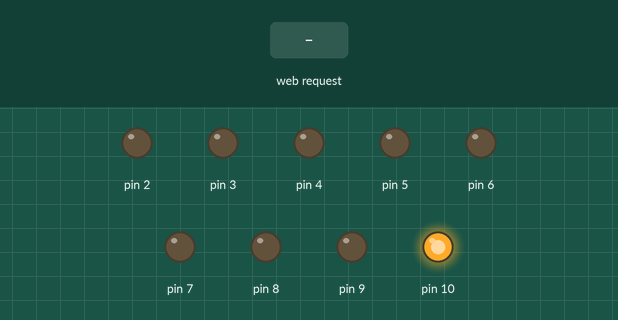
Simulated run of this sketch. Board: Arduino Uno, built with avr-gcc and run on an emulated ATmega328P. On the bench: output pins drawn as LEDs (lit = HIGH). Inputs (shaded band) come from the test bench. WiFi joins after 1.5 s; servers stay silent unless stated; storage starts empty.

Above: at 1.2 s.
1.3 s: HTTP request GET /led.htm?ID=2 received
At 2.2 s:
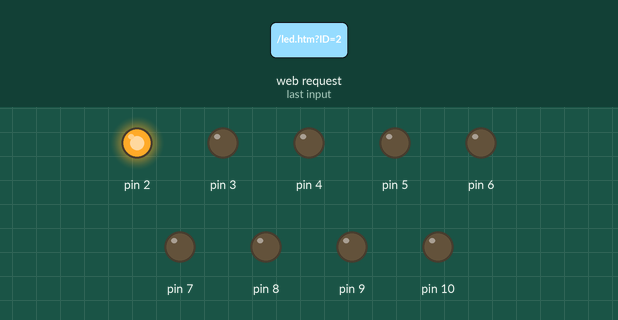
2.8 s: HTTP request GET /led.htm?ID=3 received
At 3.4 s:
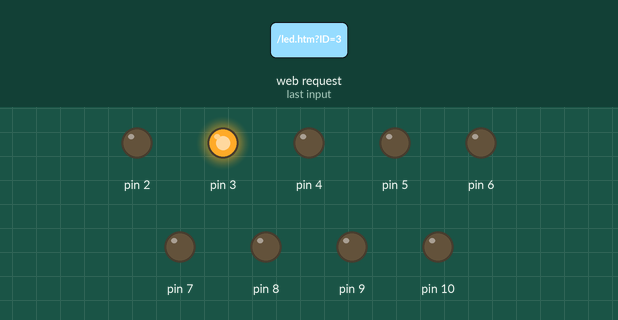
4.3 s: HTTP request GET /led.htm?ID=5 received
At 5.5 s:
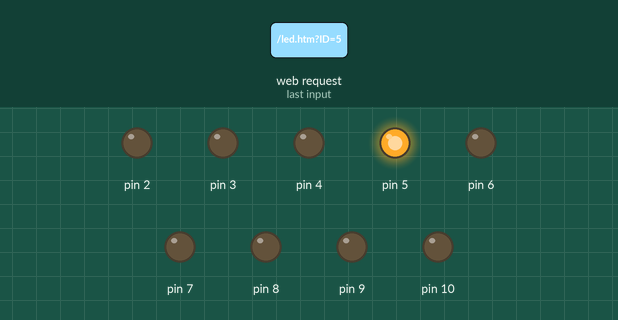
5.8 s: HTTP request GET /led.htm?ID=6 received
At 6.8 s:
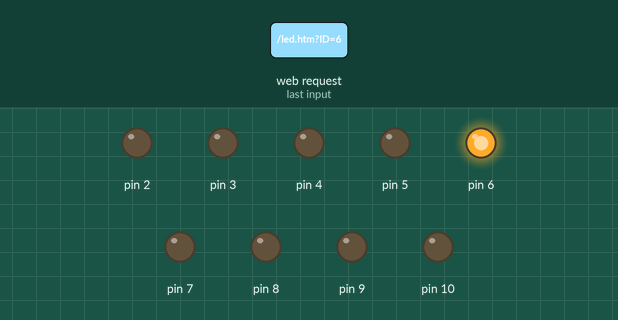
7.3 s: HTTP request GET /led.htm?ID=7 received
At 8.0 s:
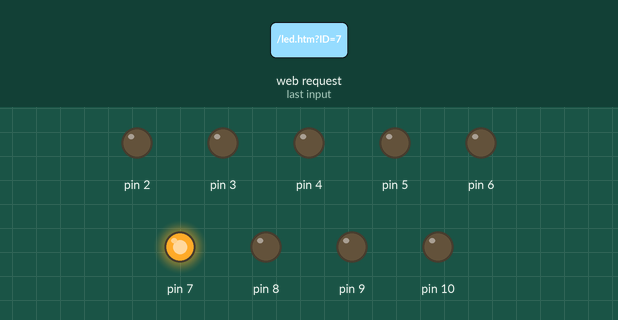
8.8 s: HTTP request GET /led.htm?ID=8 received
At 9.1 s:
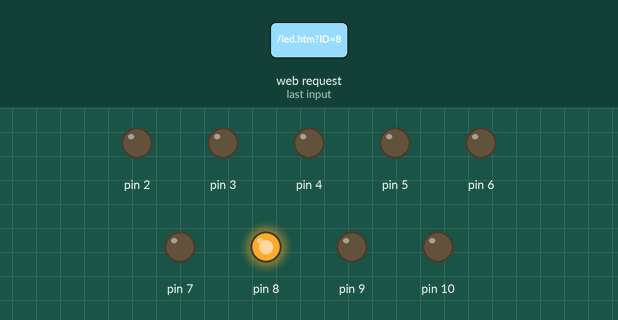
Timing chart, 0 to 11.3 s (numbered marks = the images above; inputs shaded):
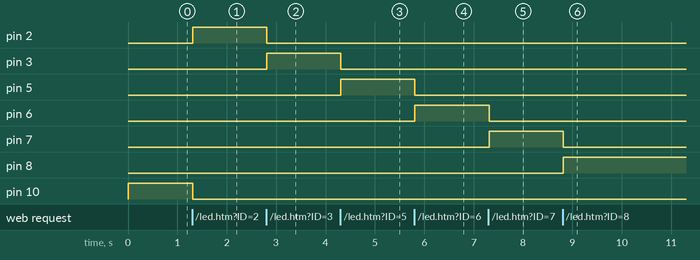

Measured:
- after the input at 1.3 s, pin 2: LOW → HIGH at once; pin 10: HIGH → LOW at once
- after the input at 2.8 s, pin 2: HIGH → LOW at once; pin 3: LOW → HIGH at once
- after the input at 4.3 s, pin 3: HIGH → LOW at once; pin 5: LOW → HIGH at once
- after the input at 5.8 s, pin 5: HIGH → LOW at once; pin 6: LOW → HIGH at once
- after the input at 7.3 s, pin 6: HIGH → LOW at once; pin 7: LOW → HIGH at once
- after the input at 8.8 s, pin 7: HIGH → LOW at once; pin 8: LOW → HIGH at once

The sketch:

Mini_sito_Web.ino
```cpp
/*
Sketch di un mini sito di due pagine HTML per la visualizzazione dei dati
di un sensore di temperatura e del controllo di 7 LED.
Le pagine web HTML e i file delle immagini PNG
devono essere salvati nella card SD dello shield Ethernet.
Pier Calderan - Luglio 2013
*/

#include <SPI.h>
#include <Ethernet.h>
#include <SD.h>
#define BUFFER_SIZE   20

byte mac[] = { 0xFF, 0xFF, 0xFF, 0xFF, 0xFF, 0xFF };
//byte mac[] = {  0xDE, 0xAD, 0xBE, 0xEF, 0xFE, 0xED }; //indirizzo MAC alternativo
IPAddress ip(192, 168, 1, 20);
EthernetServer server(80);
File HTML_File;
char DATA_READ[BUFFER_SIZE] = {0};
char BUFFER_INDEX = 0;

int Flag_pin[10];
boolean Open_Home = false;
int pin_reset = 0;

void setup()
{
  for (int i=2;i<11;i++)
  {  pinMode(i, OUTPUT); } // pin digitali di uscita
    digitalWrite(10, HIGH);
    if (!SD.begin(4)) {return;}
    Ethernet.begin(mac, ip);
    server.begin();
}

void loop()
{

    EthernetClient client = server.available();
      if (client) {
        boolean currentLineIsBlank = true;
        while (client.connected()) {
            if (client.available()) {
                char c = client.read();

                if (BUFFER_INDEX < (BUFFER_SIZE - 1))
                {
                    DATA_READ[BUFFER_INDEX] = c;
                    BUFFER_INDEX++;
                }
                if (c == '\n' && currentLineIsBlank) {
if (Parse_String(DATA_READ, "GET / ") || Parse_String(DATA_READ, "GET /index.htm"))
{
WriteData();
delay(25);
Open_Home = true;
                        client.println("HTTP/1.1 200 OK");
                        client.println("Content-Type: text/html");
                        client.println("Connnection: close");
                                                client.println();
                        HTML_File = SD.open("index.htm", FILE_READ);
                    }
                    else if (Parse_String(DATA_READ, "GET /termo.png")) {
                        HTML_File = SD.open("termo.png");
                        if (HTML_File) {
                            client.println("HTTP/1.1 200 OK");
                            client.println();
                        }
                    }

                    else if (Parse_String(DATA_READ, "GET /led.htm")) {
                        Open_Home = false;
                        client.println("HTTP/1.1 200 OK");
                        client.println("Content-Type: text/html");
                        client.println("Connnection: close");
                        client.println();
                        HTML_File = SD.open("led.htm", FILE_READ);
                    }


                    if (HTML_File)
                    {
                        while(HTML_File.available()) {
                            client.write(HTML_File.read());
                        }
                        HTML_File.close();
                    }

                        client.println();

if (Open_Home == true) {

                        HTML_File = SD.open("SENSOR.HTM", FILE_READ);
                        while(HTML_File.available())
                        {
                            client.write(HTML_File.read());
                        }
                        HTML_File.close();
                        }
int pinx = 0;
                    if (Parse_String(DATA_READ, "GET /led.htm?ID=2")) pinx = 2;
                    if (Parse_String(DATA_READ, "GET /led.htm?ID=3")) pinx = 3;
                    if (Parse_String(DATA_READ, "GET /led.htm?ID=5")) pinx = 5;
                    if (Parse_String(DATA_READ, "GET /led.htm?ID=6")) pinx = 6;
                    if (Parse_String(DATA_READ, "GET /led.htm?ID=7")) pinx = 7;
                    if (Parse_String(DATA_READ, "GET /led.htm?ID=8")) pinx = 8;
                    if (Parse_String(DATA_READ, "GET /led.htm?ID=9")) pinx = 9;


                  if (pinx > 0)
                    {
                    pin_reset = 0;
                    client.write(pinx);
                    Flag_pin[pinx]=1;
                    Pin_High(pinx,Flag_pin[pinx]);
                   }

                  if (pin_reset == 1)
                    {
                    for (int i = 0;i<5;i++){
                    client.write(i);
                    Flag_pin[i]=0;
                    Pin_High(pinx,Flag_pin[i]);  }
                   }

                    BUFFER_INDEX = 0;
                    String_CLS(DATA_READ, BUFFER_SIZE);
                    break;
                }

                if (c == '\n') {
                    currentLineIsBlank = true;
                }
                else if (c != '\r') {
                    currentLineIsBlank = false;
                }
            }
        }
        delay(1);
        client.stop();
    }
}

void String_CLS(char *str, char length)
{
    for (int i = 0; i < length; i++) {
        str[i] = 0;
    }
}

char Parse_String(char *str, char *sfind)
{
    char found = 0;
    char index = 0;
    char len;

    len = strlen(str);

    if (strlen(sfind) > len) {
        return 0;
    }
    while (index < len) {
        if (str[index] == sfind[found]) {
            found++;
            if (strlen(sfind) == found) {
                return 1;
            }
        }
        else {
            found = 0;
        }
        index++;
    }

    return 0;
}

void Pin_High(int pin, int flag)
{
  for (int i=2;i<11;i++)
  {    digitalWrite(i, 0);
  } // spegne tutti i LED

  digitalWrite(pin, flag);
  delay(25);
}


void WriteData() {
String SensorData = "";

//funzione di lettura del sensore e conversione in gradi centigradi

int sensorValue = analogRead(A0); //lettura del sensore sulla porta A0
float tensione = sensorValue * 4.8;   // prodotto della tensione di ingresso per lo step dell'ADC (0,0048 V = 4,8 mV)
float temperature = tensione /= 10;   // conversione in gradi centigradi ovvero tensione totale diviso 10 mv
float temperatureF = (temperature * 9 / 5) + 32; // conversione in gradi Fahrenheit

char buffer[10];
dtostrf(temperature, 2, 2, buffer); //conversione double to string

SensorData ="<font face=Tahoma><ul><h2>TEMPERATURA: gradi centigradi: ";
SensorData += String(buffer);

dtostrf(temperatureF, 2, 2, buffer); //conversione double to string

SensorData +="<br>TEMPERATURA: gradi Fahrenheit: ";
SensorData += String(buffer);

 if (SD.exists("SENSOR.HTM")) SD.remove("SENSOR.HTM");

 File dataFile = SD.open("SENSOR.HTM", FILE_WRITE);

  if (dataFile) {
    dataFile.println(SensorData);
    dataFile.close();
  }

}
```
